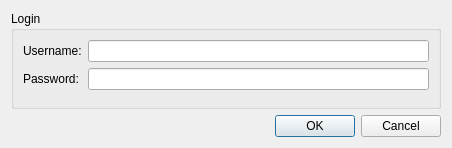
<?xml version="1.0" encoding="UTF-8"?>
<ui version="4.0">
 <class>Authenticate</class>
 <widget class="QDialog" name="Authenticate">
  <property name="geometry">
   <rect>
    <x>0</x>
    <y>0</y>
    <width>452</width>
    <height>148</height>
   </rect>
  </property>
  <property name="windowTitle">
   <string>Dialog</string>
  </property>
  <layout class="QVBoxLayout" name="verticalLayout">
   <item>
    <widget class="QGroupBox" name="groupBox">
     <property name="title">
      <string>Login</string>
     </property>
     <layout class="QFormLayout" name="formLayout">
      <item row="0" column="0">
       <widget class="QLabel" name="label">
        <property name="text">
         <string>Username:</string>
        </property>
       </widget>
      </item>
      <item row="0" column="1">
       <widget class="QLineEdit" name="username"/>
      </item>
      <item row="1" column="0">
       <widget class="QLabel" name="label_2">
        <property name="text">
         <string>Password:</string>
        </property>
       </widget>
      </item>
      <item row="1" column="1">
       <widget class="QLineEdit" name="password"/>
      </item>
     </layout>
    </widget>
   </item>
   <item>
    <widget class="QDialogButtonBox" name="buttonBox">
     <property name="orientation">
      <enum>Qt::Horizontal</enum>
     </property>
     <property name="standardButtons">
      <set>QDialogButtonBox::Cancel|QDialogButtonBox::Ok</set>
     </property>
    </widget>
   </item>
  </layout>
 </widget>
 <tabstops>
  <tabstop>username</tabstop>
  <tabstop>password</tabstop>
  <tabstop>buttonBox</tabstop>
 </tabstops>
 <resources/>
 <connections>
  <connection>
   <sender>buttonBox</sender>
   <signal>rejected()</signal>
   <receiver>Authenticate</receiver>
   <slot>reject()</slot>
   <hints>
    <hint type="sourcelabel">
     <x>325</x>
     <y>138</y>
    </hint>
    <hint type="destinationlabel">
     <x>286</x>
     <y>274</y>
    </hint>
   </hints>
  </connection>
 </connections>
</ui>
